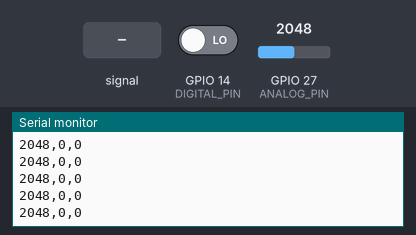
The sketch below on a simulated ESP32. On the bench: the last lines printed to the serial monitor. The inputs (shaded band) are chosen by the test bench; at power-on: GPIO 27 (ANALOG_PIN) = 2048, GPIO 14 (DIGITAL_PIN) LOW (analog values on the 0–4095 scale).

Above: at 2.7 s.
2.8 s: GPIO 27 (ANALOG_PIN) fed a 200 Hz sine of ±327 counts around its level
At 2.82 s:
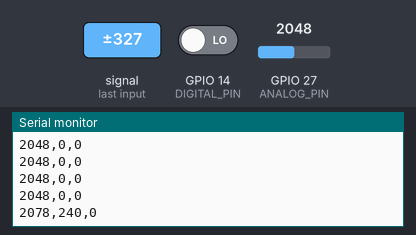
4.3 s: GPIO 27 (ANALOG_PIN) set to 2866
At 4.32 s:
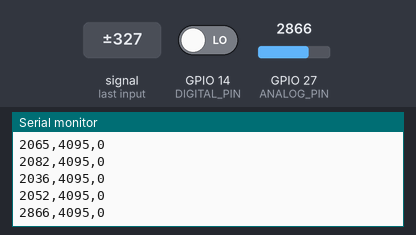
5.8 s: GPIO 14 (DIGITAL_PIN) driven HIGH
At 5.82 s:
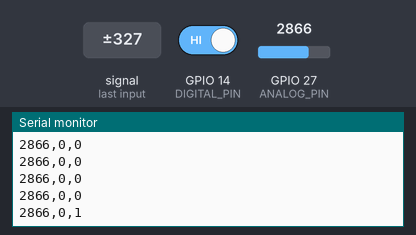
7.3 s: GPIO 27 (ANALOG_PIN) fed a 1000 Hz sine of ±1023 counts around its level
At 7.32 s:
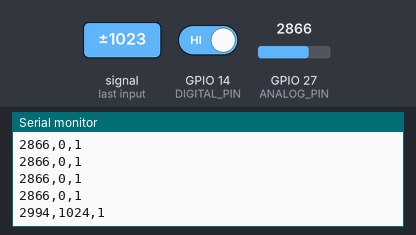
8.8 s: GPIO 27 (ANALOG_PIN) set to 3603
At 8.82 s:
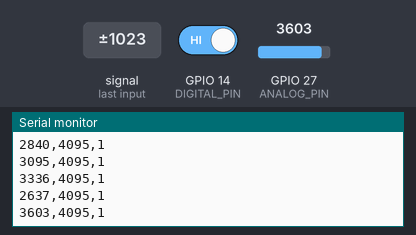
10.3 s: GPIO 14 (DIGITAL_PIN) driven LOW
At 10.32 s:
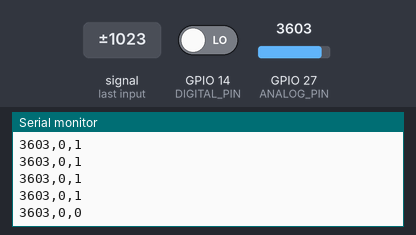
Timing chart, 0 to 12.8 s (numbered marks = the images above; inputs shaded):
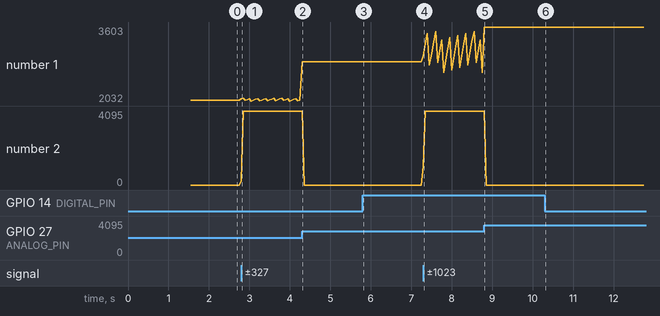

Measured:
- after the input at 2.8 s, the serial monitor: prints a new line at once (image 1)
- after the input at 4.3 s, the serial monitor: prints a new line at once (image 2)
- after the input at 5.8 s, the serial monitor: prints a new line at once (image 3)
- after the input at 7.3 s, the serial monitor: prints a new line at once (image 4)
- after the input at 8.8 s, the serial monitor: prints a new line at once (image 5)
- after the input at 10.3 s, the serial monitor: prints a new line at once (image 6)
- plotted number 1: 2048 → 2052 after the input at 2.8 s, 2052 → 2866 after the input at 4.3 s, 2866 → 2637 after the input at 7.3 s, 2637 → 3603 after the input at 8.8 s
- plotted number 2: 0 → 4095 after the input at 2.8 s

The sketch:

ky037_esp32.ino
```cpp
// KY-037 sound sensor -> ESP32 -> Serial output (more sensitive version)
//
// Wiring:
//   KY-037 AO  -> GPIO34 (ADC1, input only)
//   KY-037 DO  -> GPIO27 (optional, digital threshold output)
//   KY-037 +   -> 3V3
//   KY-037 G   -> GND
//
// Output format is unchanged: raw,level,trigger

const int ANALOG_PIN  = 27;
const int DIGITAL_PIN = 14;

const int   SAMPLE_WINDOW_MS = 50;    // longer window = catches slower/lower sounds
const float GAIN             = 8.0;   // software amplification: raise for more sensitivity
const int   CALIBRATION_MS   = 1500;  // keep it quiet at startup

int noiseFloor = 0;  // peak-to-peak of background noise, measured at startup

int measurePeakToPeak(int windowMs, int &lastRaw) {
  int signalMax = 0;
  int signalMin = 4095;
  unsigned long start = millis();
  while (millis() - start < (unsigned long)windowMs) {
    lastRaw = analogRead(ANALOG_PIN);
    if (lastRaw > signalMax) signalMax = lastRaw;
    if (lastRaw < signalMin) signalMin = lastRaw;
  }
  return signalMax - signalMin;
}

void setup() {
  Serial.begin(115200);
  pinMode(DIGITAL_PIN, INPUT);
  analogReadResolution(12);  // 0-4095

  // Calibrate: measure background noise so it can be subtracted later.
  int raw = 0;
  int worst = 0;
  unsigned long start = millis();
  while (millis() - start < (unsigned long)CALIBRATION_MS) {
    int p2p = measurePeakToPeak(SAMPLE_WINDOW_MS, raw);
    if (p2p > worst) worst = p2p;
  }
  noiseFloor = worst;

  Serial.println("raw,level,trigger");
}

void loop() {
  int raw = 0;
  int p2p = measurePeakToPeak(SAMPLE_WINDOW_MS, raw);

  // Subtract the noise floor, then amplify what's left.
  int level = (int)(max(0, p2p - noiseFloor) * GAIN);
  if (level > 4095) level = 4095;

  Serial.print(raw);
  Serial.print(",");
  Serial.print(level);
  Serial.print(",");
  Serial.println(digitalRead(DIGITAL_PIN));
}
```
